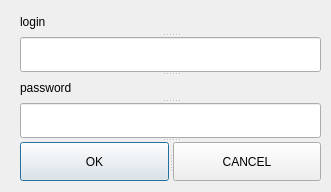
<?xml version="1.0" encoding="UTF-8"?>
<ui version="4.0">
 <class>SignIn</class>
 <widget class="QDialog" name="SignIn">
  <property name="geometry">
   <rect>
    <x>0</x>
    <y>0</y>
    <width>331</width>
    <height>192</height>
   </rect>
  </property>
  <property name="windowTitle">
   <string>Dialog</string>
  </property>
  <widget class="QSplitter" name="splitter_3">
   <property name="geometry">
    <rect>
     <x>20</x>
     <y>10</y>
     <width>301</width>
     <height>171</height>
    </rect>
   </property>
   <property name="orientation">
    <enum>Qt::Vertical</enum>
   </property>
   <widget class="QSplitter" name="splitter">
    <property name="orientation">
     <enum>Qt::Vertical</enum>
    </property>
    <widget class="QLabel" name="label">
     <property name="text">
      <string>login</string>
     </property>
    </widget>
    <widget class="KLineEdit" name="klineedit"/>
    <widget class="QLabel" name="label_2">
     <property name="text">
      <string>password</string>
     </property>
    </widget>
    <widget class="KLineEdit" name="klineedit_2"/>
   </widget>
   <widget class="QSplitter" name="splitter_2">
    <property name="orientation">
     <enum>Qt::Horizontal</enum>
    </property>
    <widget class="QPushButton" name="pushButton_2">
     <property name="text">
      <string>OK</string>
     </property>
    </widget>
    <widget class="QPushButton" name="pushButton">
     <property name="text">
      <string>CANCEL</string>
     </property>
    </widget>
   </widget>
  </widget>
 </widget>
 <customwidgets>
  <customwidget>
   <class>KLineEdit</class>
   <extends>QLineEdit</extends>
   <header>klineedit.h</header>
  </customwidget>
 </customwidgets>
 <resources/>
 <connections/>
</ui>
